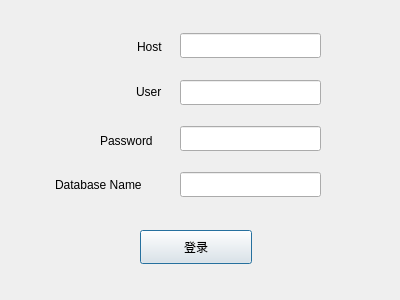
<?xml version="1.0" encoding="UTF-8"?>
<ui version="4.0">
 <class>Logindlg</class>
 <widget class="QDialog" name="Logindlg">
  <property name="geometry">
   <rect>
    <x>0</x>
    <y>0</y>
    <width>400</width>
    <height>300</height>
   </rect>
  </property>
  <property name="windowTitle">
   <string>登录到数据库</string>
  </property>
  <widget class="QPushButton" name="pushButton">
   <property name="geometry">
    <rect>
     <x>140</x>
     <y>230</y>
     <width>112</width>
     <height>34</height>
    </rect>
   </property>
   <property name="text">
    <string>登录</string>
   </property>
  </widget>
  <widget class="QLineEdit" name="Host">
   <property name="geometry">
    <rect>
     <x>180</x>
     <y>33</y>
     <width>141</width>
     <height>25</height>
    </rect>
   </property>
  </widget>
  <widget class="QLabel" name="label">
   <property name="geometry">
    <rect>
     <x>137</x>
     <y>38</y>
     <width>81</width>
     <height>18</height>
    </rect>
   </property>
   <property name="text">
    <string>Host</string>
   </property>
  </widget>
  <widget class="QLineEdit" name="User">
   <property name="geometry">
    <rect>
     <x>180</x>
     <y>80</y>
     <width>141</width>
     <height>25</height>
    </rect>
   </property>
  </widget>
  <widget class="QLineEdit" name="Pswd">
   <property name="geometry">
    <rect>
     <x>180</x>
     <y>126</y>
     <width>141</width>
     <height>25</height>
    </rect>
   </property>
   <property name="echoMode">
    <enum>QLineEdit::Password</enum>
   </property>
  </widget>
  <widget class="QLineEdit" name="Db">
   <property name="geometry">
    <rect>
     <x>180</x>
     <y>172</y>
     <width>141</width>
     <height>25</height>
    </rect>
   </property>
  </widget>
  <widget class="QLabel" name="label_2">
   <property name="geometry">
    <rect>
     <x>136</x>
     <y>83</y>
     <width>81</width>
     <height>18</height>
    </rect>
   </property>
   <property name="text">
    <string>User</string>
   </property>
  </widget>
  <widget class="QLabel" name="label_3">
   <property name="geometry">
    <rect>
     <x>100</x>
     <y>132</y>
     <width>81</width>
     <height>18</height>
    </rect>
   </property>
   <property name="text">
    <string>Password</string>
   </property>
  </widget>
  <widget class="QLabel" name="label_4">
   <property name="geometry">
    <rect>
     <x>55</x>
     <y>176</y>
     <width>131</width>
     <height>18</height>
    </rect>
   </property>
   <property name="text">
    <string>Database Name</string>
   </property>
  </widget>
 </widget>
 <resources/>
 <connections/>
</ui>
